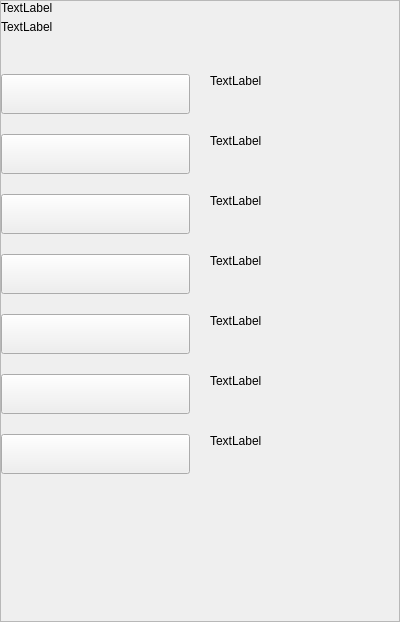
<?xml version="1.0" encoding="UTF-8"?>
<ui version="4.0">
 <class>SettingsWalletRepairWidget</class>
 <widget class="QWidget" name="SettingsWalletRepairWidget">
  <property name="geometry">
   <rect>
    <x>0</x>
    <y>0</y>
    <width>400</width>
    <height>622</height>
   </rect>
  </property>
  <property name="windowTitle">
   <string>Form</string>
  </property>
  <layout class="QHBoxLayout" name="horizontalLayout">
   <property name="spacing">
    <number>0</number>
   </property>
   <property name="leftMargin">
    <number>0</number>
   </property>
   <property name="topMargin">
    <number>0</number>
   </property>
   <property name="rightMargin">
    <number>0</number>
   </property>
   <property name="bottomMargin">
    <number>0</number>
   </property>
   <item>
    <widget class="QWidget" name="left" native="true">
     <layout class="QVBoxLayout" name="verticalLayout">
      <property name="leftMargin">
       <number>0</number>
      </property>
      <property name="topMargin">
       <number>0</number>
      </property>
      <property name="rightMargin">
       <number>0</number>
      </property>
      <property name="bottomMargin">
       <number>0</number>
      </property>
      <item>
       <widget class="QScrollArea" name="scrollStack">
        <property name="styleSheet">
         <string notr="true"/>
        </property>
        <property name="horizontalScrollBarPolicy">
         <enum>Qt::ScrollBarAlwaysOff</enum>
        </property>
        <property name="sizeAdjustPolicy">
         <enum>QAbstractScrollArea::AdjustIgnored</enum>
        </property>
        <property name="widgetResizable">
         <bool>true</bool>
        </property>
        <property name="alignment">
         <set>Qt::AlignLeading|Qt::AlignLeft|Qt::AlignTop</set>
        </property>
        <widget class="QWidget" name="scrollAreaWidgetStack">
         <property name="geometry">
          <rect>
           <x>0</x>
           <y>0</y>
           <width>398</width>
           <height>620</height>
          </rect>
         </property>
         <property name="autoFillBackground">
          <bool>true</bool>
         </property>
         <layout class="QVBoxLayout" name="verticalLayout_1">
          <property name="spacing">
           <number>0</number>
          </property>
          <property name="sizeConstraint">
           <enum>QLayout::SetDefaultConstraint</enum>
          </property>
          <property name="leftMargin">
           <number>0</number>
          </property>
          <property name="topMargin">
           <number>0</number>
          </property>
          <property name="rightMargin">
           <number>0</number>
          </property>
          <property name="bottomMargin">
           <number>0</number>
          </property>
          <item>
           <layout class="QHBoxLayout" name="horizontalLayout_3">
            <property name="spacing">
             <number>0</number>
            </property>
            <item>
             <layout class="QVBoxLayout" name="verticalLayoutTitle">
              <property name="spacing">
               <number>5</number>
              </property>
              <item>
               <widget class="QLabel" name="labelTitle">
                <property name="text">
                 <string>TextLabel</string>
                </property>
               </widget>
              </item>
              <item>
               <widget class="QLabel" name="labelSubtitle1">
                <property name="text">
                 <string>TextLabel</string>
                </property>
                <property name="wordWrap">
                 <bool>true</bool>
                </property>
               </widget>
              </item>
             </layout>
            </item>
           </layout>
          </item>
          <item>
           <spacer name="verticalSpacer">
            <property name="orientation">
             <enum>Qt::Vertical</enum>
            </property>
            <property name="sizeType">
             <enum>QSizePolicy::Fixed</enum>
            </property>
            <property name="sizeHint" stdset="0">
             <size>
              <width>20</width>
              <height>40</height>
             </size>
            </property>
           </spacer>
          </item>
          <item>
           <layout class="QHBoxLayout" name="horizontalLayout_6" stretch="1,1">
            <property name="spacing">
             <number>20</number>
            </property>
            <item>
             <layout class="QVBoxLayout" name="verticalLayout_2">
              <property name="spacing">
               <number>5</number>
              </property>
              <item>
               <widget class="QPushButton" name="pushButtonSalvage">
                <property name="minimumSize">
                 <size>
                  <width>0</width>
                  <height>40</height>
                 </size>
                </property>
                <property name="maximumSize">
                 <size>
                  <width>16777215</width>
                  <height>40</height>
                 </size>
                </property>
                <property name="focusPolicy">
                 <enum>Qt::NoFocus</enum>
                </property>
                <property name="text">
                 <string/>
                </property>
               </widget>
              </item>
             </layout>
            </item>
            <item>
             <widget class="QLabel" name="labelMessageSalvage">
              <property name="text">
               <string>TextLabel</string>
              </property>
              <property name="alignment">
               <set>Qt::AlignLeading|Qt::AlignLeft|Qt::AlignTop</set>
              </property>
              <property name="wordWrap">
               <bool>true</bool>
              </property>
             </widget>
            </item>
           </layout>
          </item>
          <item>
           <spacer name="verticalSpacer_1">
            <property name="orientation">
             <enum>Qt::Vertical</enum>
            </property>
            <property name="sizeType">
             <enum>QSizePolicy::Fixed</enum>
            </property>
            <property name="sizeHint" stdset="0">
             <size>
              <width>20</width>
              <height>20</height>
             </size>
            </property>
           </spacer>
          </item>
          <item>
           <layout class="QHBoxLayout" name="horizontalRescan" stretch="1,1">
            <property name="spacing">
             <number>20</number>
            </property>
            <item>
             <layout class="QVBoxLayout" name="verticalRescan">
              <property name="spacing">
               <number>5</number>
              </property>
              <item>
               <widget class="QPushButton" name="pushButtonRescan">
                <property name="minimumSize">
                 <size>
                  <width>0</width>
                  <height>40</height>
                 </size>
                </property>
                <property name="maximumSize">
                 <size>
                  <width>16777215</width>
                  <height>40</height>
                 </size>
                </property>
                <property name="focusPolicy">
                 <enum>Qt::NoFocus</enum>
                </property>
                <property name="text">
                 <string/>
                </property>
               </widget>
              </item>
             </layout>
            </item>
            <item>
             <widget class="QLabel" name="labelMessageRescan">
              <property name="text">
               <string>TextLabel</string>
              </property>
              <property name="alignment">
               <set>Qt::AlignLeading|Qt::AlignLeft|Qt::AlignTop</set>
              </property>
              <property name="wordWrap">
               <bool>true</bool>
              </property>
             </widget>
            </item>
           </layout>
          </item>
          <item>
           <spacer name="verticalSpacer_2">
            <property name="orientation">
             <enum>Qt::Vertical</enum>
            </property>
            <property name="sizeType">
             <enum>QSizePolicy::Fixed</enum>
            </property>
            <property name="sizeHint" stdset="0">
             <size>
              <width>20</width>
              <height>20</height>
             </size>
            </property>
           </spacer>
          </item>
          <item>
           <layout class="QHBoxLayout" name="horizontalRecover1" stretch="1,1">
            <property name="spacing">
             <number>20</number>
            </property>
            <item>
             <layout class="QVBoxLayout" name="verticalRecover1">
              <property name="spacing">
               <number>5</number>
              </property>
              <item>
               <widget class="QPushButton" name="pushButtonRecover1">
                <property name="minimumSize">
                 <size>
                  <width>0</width>
                  <height>40</height>
                 </size>
                </property>
                <property name="maximumSize">
                 <size>
                  <width>16777215</width>
                  <height>40</height>
                 </size>
                </property>
                <property name="focusPolicy">
                 <enum>Qt::NoFocus</enum>
                </property>
                <property name="text">
                 <string/>
                </property>
               </widget>
              </item>
             </layout>
            </item>
            <item>
             <widget class="QLabel" name="labelMessageRecover1">
              <property name="text">
               <string>TextLabel</string>
              </property>
              <property name="alignment">
               <set>Qt::AlignLeading|Qt::AlignLeft|Qt::AlignTop</set>
              </property>
              <property name="wordWrap">
               <bool>true</bool>
              </property>
             </widget>
            </item>
           </layout>
          </item>
          <item>
           <spacer name="verticalSpacer_3">
            <property name="orientation">
             <enum>Qt::Vertical</enum>
            </property>
            <property name="sizeType">
             <enum>QSizePolicy::Fixed</enum>
            </property>
            <property name="sizeHint" stdset="0">
             <size>
              <width>20</width>
              <height>20</height>
             </size>
            </property>
           </spacer>
          </item>
          <item>
           <layout class="QHBoxLayout" name="horizontalRecover2" stretch="1,1">
            <property name="spacing">
             <number>20</number>
            </property>
            <item>
             <layout class="QVBoxLayout" name="verticalRecover2" stretch="0">
              <property name="spacing">
               <number>5</number>
              </property>
              <item>
               <widget class="QPushButton" name="pushButtonRecover2">
                <property name="minimumSize">
                 <size>
                  <width>0</width>
                  <height>40</height>
                 </size>
                </property>
                <property name="maximumSize">
                 <size>
                  <width>16777215</width>
                  <height>40</height>
                 </size>
                </property>
                <property name="focusPolicy">
                 <enum>Qt::NoFocus</enum>
                </property>
                <property name="text">
                 <string/>
                </property>
               </widget>
              </item>
             </layout>
            </item>
            <item>
             <widget class="QLabel" name="labelMessageRecover2">
              <property name="text">
               <string>TextLabel</string>
              </property>
              <property name="alignment">
               <set>Qt::AlignLeading|Qt::AlignLeft|Qt::AlignTop</set>
              </property>
              <property name="wordWrap">
               <bool>true</bool>
              </property>
             </widget>
            </item>
           </layout>
          </item>
          <item>
           <spacer name="verticalSpacer_4">
            <property name="orientation">
             <enum>Qt::Vertical</enum>
            </property>
            <property name="sizeType">
             <enum>QSizePolicy::Fixed</enum>
            </property>
            <property name="sizeHint" stdset="0">
             <size>
              <width>20</width>
              <height>20</height>
             </size>
            </property>
           </spacer>
          </item>
          <item>
           <layout class="QHBoxLayout" name="horizontalUpgrade" stretch="1,1">
            <property name="spacing">
             <number>20</number>
            </property>
            <item>
             <layout class="QVBoxLayout" name="verticalUpgrade">
              <property name="spacing">
               <number>5</number>
              </property>
              <item>
               <widget class="QPushButton" name="pushButtonUpgrade">
                <property name="minimumSize">
                 <size>
                  <width>0</width>
                  <height>40</height>
                 </size>
                </property>
                <property name="maximumSize">
                 <size>
                  <width>16777215</width>
                  <height>40</height>
                 </size>
                </property>
                <property name="focusPolicy">
                 <enum>Qt::NoFocus</enum>
                </property>
                <property name="text">
                 <string/>
                </property>
               </widget>
              </item>
             </layout>
            </item>
            <item>
             <widget class="QLabel" name="labelMessageUpgrade">
              <property name="text">
               <string>TextLabel</string>
              </property>
              <property name="alignment">
               <set>Qt::AlignLeading|Qt::AlignLeft|Qt::AlignTop</set>
              </property>
              <property name="wordWrap">
               <bool>true</bool>
              </property>
             </widget>
            </item>
           </layout>
          </item>
          <item>
           <spacer name="verticalSpacer_5">
            <property name="orientation">
             <enum>Qt::Vertical</enum>
            </property>
            <property name="sizeType">
             <enum>QSizePolicy::Fixed</enum>
            </property>
            <property name="sizeHint" stdset="0">
             <size>
              <width>20</width>
              <height>20</height>
             </size>
            </property>
           </spacer>
          </item>
          <item>
           <layout class="QHBoxLayout" name="horizontalRebuild" stretch="1,1">
            <property name="spacing">
             <number>20</number>
            </property>
            <item>
             <layout class="QVBoxLayout" name="verticalRebuild">
              <property name="spacing">
               <number>5</number>
              </property>
              <item>
               <widget class="QPushButton" name="pushButtonRebuild">
                <property name="minimumSize">
                 <size>
                  <width>0</width>
                  <height>40</height>
                 </size>
                </property>
                <property name="maximumSize">
                 <size>
                  <width>16777215</width>
                  <height>40</height>
                 </size>
                </property>
                <property name="focusPolicy">
                 <enum>Qt::NoFocus</enum>
                </property>
                <property name="text">
                 <string/>
                </property>
               </widget>
              </item>
             </layout>
            </item>
            <item>
             <widget class="QLabel" name="labelMessageRebuild">
              <property name="text">
               <string>TextLabel</string>
              </property>
              <property name="alignment">
               <set>Qt::AlignLeading|Qt::AlignLeft|Qt::AlignTop</set>
              </property>
              <property name="wordWrap">
               <bool>true</bool>
              </property>
             </widget>
            </item>
           </layout>
          </item>
          <item>
           <spacer name="verticalSpacer_6">
            <property name="orientation">
             <enum>Qt::Vertical</enum>
            </property>
            <property name="sizeType">
             <enum>QSizePolicy::Fixed</enum>
            </property>
            <property name="sizeHint" stdset="0">
             <size>
              <width>20</width>
              <height>20</height>
             </size>
            </property>
           </spacer>
          </item>
          <item>
           <layout class="QHBoxLayout" name="horizontalDelete" stretch="1,1">
            <property name="spacing">
             <number>20</number>
            </property>
            <item>
             <layout class="QVBoxLayout" name="verticalDelete">
              <property name="spacing">
               <number>0</number>
              </property>
              <item>
               <widget class="QPushButton" name="pushButtonDelete">
                <property name="minimumSize">
                 <size>
                  <width>0</width>
                  <height>40</height>
                 </size>
                </property>
                <property name="maximumSize">
                 <size>
                  <width>16777215</width>
                  <height>40</height>
                 </size>
                </property>
                <property name="focusPolicy">
                 <enum>Qt::NoFocus</enum>
                </property>
                <property name="text">
                 <string/>
                </property>
               </widget>
              </item>
             </layout>
            </item>
            <item>
             <widget class="QLabel" name="labelMessageDelete">
              <property name="minimumSize">
               <size>
                <width>0</width>
                <height>0</height>
               </size>
              </property>
              <property name="text">
               <string>TextLabel</string>
              </property>
              <property name="alignment">
               <set>Qt::AlignLeading|Qt::AlignLeft|Qt::AlignTop</set>
              </property>
              <property name="wordWrap">
               <bool>true</bool>
              </property>
             </widget>
            </item>
           </layout>
          </item>
          <item>
           <spacer name="verticalSpacer_7">
            <property name="orientation">
             <enum>Qt::Vertical</enum>
            </property>
            <property name="sizeHint" stdset="0">
             <size>
              <width>20</width>
              <height>40</height>
             </size>
            </property>
           </spacer>
          </item>
         </layout>
        </widget>
       </widget>
      </item>
     </layout>
    </widget>
   </item>
  </layout>
 </widget>
 <resources/>
 <connections/>
</ui>
